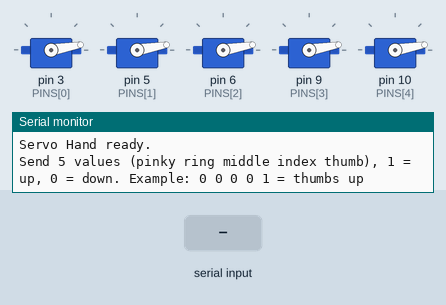
The sketch below on a simulated Arduino Uno, built with avr-gcc and run on an emulated ATmega328P. Shown: 5 × servo, the last lines printed to the serial monitor. The inputs (shaded band) are chosen by the test bench.

Above: at 2.5 s.
2.6 s: "fist 1\n" received over Serial
At 4.4 s:
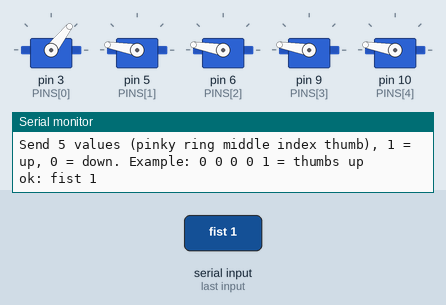
5.2 s: "open 1\n" received over Serial
At 5.66 s:
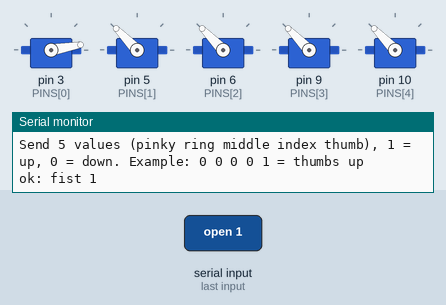
7.8 s: "point 1\n" received over Serial
At 9.7 s:
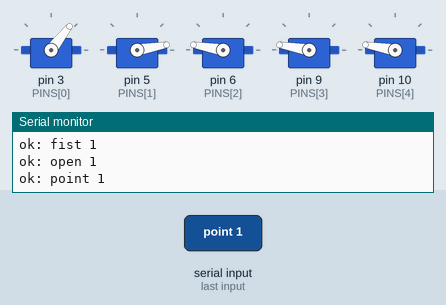
10.4 s: "thumbsup 1\n" received over Serial
At 12.7 s:
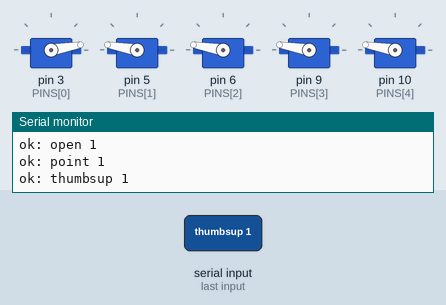
13.0 s: "peace 1\n" received over Serial
At 14.8 s:
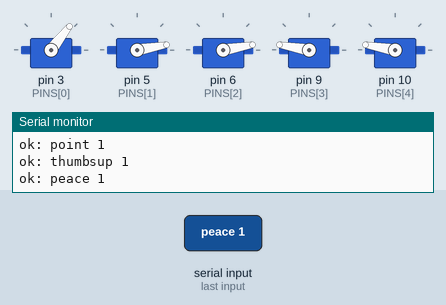
15.6 s: "open\n" received over Serial
At 16.06 s:
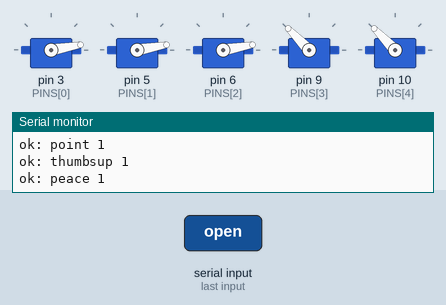
Timing chart, 0 to 18.6 s (numbered marks = the images above; inputs shaded):
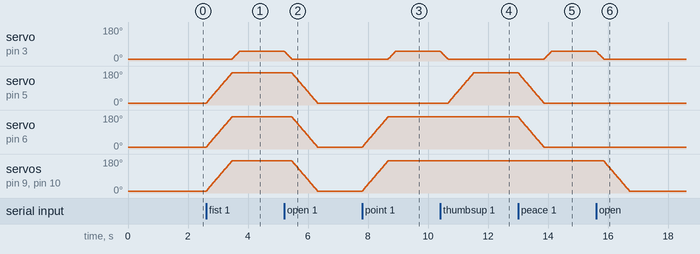

Measured:
- after the input at 2.6 s, servo on pin 3 (PINS[0]): moves from 10° to 52° over 0.23 s, starting after 0.88 s; servo on pin 5 (PINS[1]), servo on pin 6 (PINS[2]), servo on pin 9 (PINS[3]), servo on pin 10 (PINS[4]): moves from 10° to 170° over 0.85 s, starting at once
- after the input at 5.2 s, servo on pin 3 (PINS[0]): moves from 52° to 10° over 0.26 s, starting at once; servo on pin 5 (PINS[1]), servo on pin 6 (PINS[2]), servo on pin 9 (PINS[3]), servo on pin 10 (PINS[4]): moves from 170° to 10° over 0.85 s, starting after 0.26 s
- after the input at 7.8 s, servo on pin 3 (PINS[0]): moves from 10° to 52° over 0.23 s, starting after 0.88 s; servo on pin 6 (PINS[2]), servo on pin 9 (PINS[3]), servo on pin 10 (PINS[4]): moves from 10° to 170° over 0.85 s, starting at once
- after the input at 10.4 s, servo on pin 3 (PINS[0]): moves from 52° to 10° over 0.26 s, starting at once; servo on pin 5 (PINS[1]): moves from 10° to 170° over 0.84 s, starting after 0.27 s
- after the input at 13.0 s, servo on pin 3 (PINS[0]): moves from 10° to 52° over 0.23 s, starting after 0.88 s; servo on pin 5 (PINS[1]), servo on pin 6 (PINS[2]): moves from 170° to 10° over 0.85 s, starting at once
- after the input at 15.6 s, servo on pin 3 (PINS[0]): moves from 52° to 10° over 0.26 s, starting at once; servo on pin 9 (PINS[3]), servo on pin 10 (PINS[4]): moves from 170° to 10° over 0.85 s, starting after 0.26 s

The sketch:

Gesture.ino
```cpp
/*
  Servo Hand Mk1 - Gesture.ino (Arduino Uno)
  5 tendon-driven fingers, one servo each.

  Wiring (signal wires):
    Thumb  -> D3     Index -> D5     Middle -> D6
    Ring   -> D9     Pinky -> D10
  Servo power (red/brown) comes from a separate 5-6 V supply (3 A or more).
  Join that supply's GND to the Uno GND. Do not power 5 servos from the Uno 5V pin.

  Serial at 9600 baud, one command per line (line ending "Newline").

  1) Five finger values, 1 = finger up (straight), 0 = finger down (curled):
       pinky ring middle index thumb
       0 0 0 0 1   -> thumbs up
       0 0 0 1 0   -> point
       0 0 1 1 0   -> peace
       1 1 1 1 1   -> open hand
       0 0 0 0 0   -> fist
     Spaces or commas both work ("0,0,0,0,1").
     Change INPUT_ORDER below if you want the values in a different order.

  2) One gesture number (what Arduino_Link.py sends now):
       0 fist  1 open  2 point  3 thumbs up  4 peace
       5 OK    6 rock  7 three  8 four

  3) Words, handy for testing in the Serial Monitor:
       open | fist | point | peace | rock | thumbsup | ok | three | four | count | demo
       thumb 40   (finger name + 0..100 percent closed)
       all 50     (every finger to 50 %)
       angles     (print the current servo angles)
*/
#include <Servo.h>

const uint8_t N = 5;
enum { THUMB, INDEX, MIDDLE, RING, PINKY };
const char *NAMES[N] = {"thumb", "index", "middle", "ring", "pinky"};
const uint8_t PINS[N] = {3, 5, 6, 9, 10};

// Order of the five 0/1 values in a line. Thumb is last, so "0 0 0 0 1" = thumbs up.
const uint8_t INPUT_ORDER[N] = {PINKY, RING, MIDDLE, INDEX, THUMB};

// ---- calibrate these per finger -------------------------------------------
// OPEN_DEG  = servo angle where the finger is straight
// CLOSE_DEG = servo angle where the finger is fully curled
// If a finger moves the wrong way, swap its two numbers.
int OPEN_DEG[N]  = {10, 10, 10, 10, 10};
int CLOSE_DEG[N] = {150, 170, 170, 170, 170};
// ---------------------------------------------------------------------------

// How far the thumb curls when it is "down" (percent closed).
// With other fingers curled it stops at 30 % so it folds over them instead of jamming.
// With all four fingers up it can tuck further across the palm.
const int THUMB_DOWN_OVER_FINGERS = 30;
const int THUMB_DOWN_TUCKED = 65;

const uint8_t STEP_MS = 12;     // lower = faster motion
Servo servo[N];
float pos[N];                   // current percent closed
int target[N];                  // target percent closed

int pctToDeg(uint8_t i, float pct) {
  return OPEN_DEG[i] + (int)((CLOSE_DEG[i] - OPEN_DEG[i]) * pct / 100.0f + 0.5f);
}

void writeAll() {
  for (uint8_t i = 0; i < N; i++) servo[i].write(pctToDeg(i, pos[i]));
}

bool moving() {
  for (uint8_t i = 0; i < N; i++) if (abs(pos[i] - target[i]) > 0.5f) return true;
  return false;
}

void stepToward() {
  for (uint8_t i = 0; i < N; i++) {
    float d = target[i] - pos[i];
    if (fabs(d) <= 1.5f) pos[i] = target[i];
    else pos[i] += (d > 0 ? 1.5f : -1.5f);
  }
  writeAll();
}

void waitMove() {
  while (moving()) { stepToward(); delay(STEP_MS); }
}

void setTargets(int t, int i, int m, int r, int p) {
  target[THUMB] = t; target[INDEX] = i; target[MIDDLE] = m; target[RING] = r; target[PINKY] = p;
}

// Fingers move first and the thumb last when it closes (thumb first when it opens),
// so the thumb folds over the fingers instead of under them.
void pose(int t, int i, int m, int r, int p) {
  if (t > pos[THUMB]) {
    setTargets((int)pos[THUMB], i, m, r, p); waitMove();
    target[THUMB] = t; waitMove();
  } else {
    target[THUMB] = t; waitMove();
    setTargets(t, i, m, r, p); waitMove();
  }
}

// up[] uses the THUMB..PINKY enum order, true = finger up
void poseFromStates(const bool up[N]) {
  bool anyCurled = !up[INDEX] || !up[MIDDLE] || !up[RING] || !up[PINKY];
  int thumbDown = anyCurled ? THUMB_DOWN_OVER_FINGERS : THUMB_DOWN_TUCKED;
  pose(up[THUMB] ? 0 : thumbDown,
       up[INDEX] ? 0 : 100,
       up[MIDDLE] ? 0 : 100,
       up[RING] ? 0 : 100,
       up[PINKY] ? 0 : 100);
}

// Gesture numbers from Arduino_Link.py
bool gestureNumber(int g) {
  switch (g) {
    case 0: pose(30, 100, 100, 100, 100); return true;  // FIST
    case 1: pose(0, 0, 0, 0, 0);          return true;  // OPEN_HAND
    case 2: pose(30, 0, 100, 100, 100);   return true;  // POINT
    case 3: pose(0, 100, 100, 100, 100);  return true;  // THUMBS_UP
    case 4: pose(30, 0, 0, 100, 100);     return true;  // PEACE
    case 5: pose(65, 65, 0, 0, 0);        return true;  // OK (thumb and index meet)
    case 6: pose(0, 0, 100, 100, 0);      return true;  // ROCK_N_ROLL (thumb, index, pinky up)
    case 7: pose(30, 0, 0, 0, 100);       return true;  // THREE
    case 8: pose(65, 0, 0, 0, 0);         return true;  // FOUR (thumb tucked)
  }
  return false;
}

void countToFive() {
  pose(30, 100, 100, 100, 100); delay(400);
  pose(30, 0, 100, 100, 100);   delay(500);
  pose(30, 0, 0, 100, 100);     delay(500);
  pose(30, 0, 0, 0, 100);       delay(500);
  pose(65, 0, 0, 0, 0);         delay(500);
  pose(0, 0, 0, 0, 0);          delay(500);
}

void demo() {
  for (int g = 0; g <= 8; g++) { gestureNumber(g); delay(800); }
  countToFive();
  pose(0, 0, 0, 0, 0);
}

void printAngles() {
  for (uint8_t i = 0; i < N; i++) {
    Serial.print(NAMES[i]); Serial.print(": "); Serial.print((int)pos[i]);
    Serial.print("%  ("); Serial.print(pctToDeg(i, pos[i])); Serial.println(" deg)");
  }
}

bool isNumber(const String &s) {
  if (s.length() == 0) return false;
  for (unsigned int i = 0; i < s.length(); i++) if (!isDigit(s[i])) return false;
  return true;
}

// Splits a line on spaces into up to 6 tokens. Returns the token count.
int splitTokens(const String &line, String tok[], int maxTok) {
  int count = 0, i = 0, len = line.length();
  while (i < len && count < maxTok) {
    while (i < len && line[i] == ' ') i++;
    if (i >= len) break;
    int start = i;
    while (i < len && line[i] != ' ') i++;
    tok[count++] = line.substring(start, i);
  }
  while (i < len && line[i] == ' ') i++;
  return (i < len) ? maxTok + 1 : count;   // maxTok+1 means "too many"
}

void handle(String cmd) {
  cmd.trim(); cmd.toLowerCase();
  cmd.replace(',', ' ');
  cmd.replace('\t', ' ');
  if (cmd.length() == 0) return;

  String tok[6];
  int n = splitTokens(cmd, tok, 6);

  // 1) five 0/1 finger values
  if (n == N) {
    bool allNum = true;
    for (uint8_t k = 0; k < N; k++) if (!isNumber(tok[k])) allNum = false;
    if (allNum) {
      bool up[N];
      for (uint8_t k = 0; k < N; k++) up[INPUT_ORDER[k]] = tok[k].toInt() > 0;
      poseFromStates(up);
      Serial.print("ok: "); Serial.println(cmd);
      return;
    }
  }

  // 2) single gesture number
  if (n == 1 && isNumber(tok[0])) {
    if (gestureNumber(tok[0].toInt())) { Serial.print("ok: "); Serial.println(cmd); }
    else { Serial.print("Unknown gesture: "); Serial.println(cmd); }
    return;
  }

  // 3) words
  String key = tok[0];
  int val = (n >= 2 && isNumber(tok[1])) ? constrain((int)tok[1].toInt(), 0, 100) : -1;

  if (key == "open")          gestureNumber(1);
  else if (key == "fist")     gestureNumber(0);
  else if (key == "point")    gestureNumber(2);
  else if (key == "thumbsup") gestureNumber(3);
  else if (key == "peace")    gestureNumber(4);
  else if (key == "ok")       gestureNumber(5);
  else if (key == "rock")     gestureNumber(6);
  else if (key == "three")    gestureNumber(7);
  else if (key == "four")     gestureNumber(8);
  else if (key == "count")    countToFive();
  else if (key == "demo")     demo();
  else if (key == "angles")   printAngles();
  else if (key == "all" && val >= 0) { for (uint8_t i = 0; i < N; i++) target[i] = val; waitMove(); }
  else {
    bool found = false;
    for (uint8_t i = 0; i < N; i++) {
      if (key == NAMES[i] && val >= 0) { target[i] = val; waitMove(); found = true; }
    }
    if (!found) { Serial.print("Unknown: "); Serial.println(cmd); return; }
  }
  Serial.print("ok: "); Serial.println(cmd);
}

void setup() {
  Serial.begin(9600);
  for (uint8_t i = 0; i < N; i++) { pos[i] = 0; target[i] = 0; }
  for (uint8_t i = 0; i < N; i++) {     // attach one at a time to limit the start-up current spike
    servo[i].write(pctToDeg(i, 0));
    servo[i].attach(PINS[i]);
    delay(250);
  }
  Serial.println("Servo Hand ready.");
  Serial.println("Send 5 values (pinky ring middle index thumb), 1 = up, 0 = down. Example: 0 0 0 0 1 = thumbs up");
}

void loop() {
  if (Serial.available()) handle(Serial.readStringUntil('\n'));
}
```
